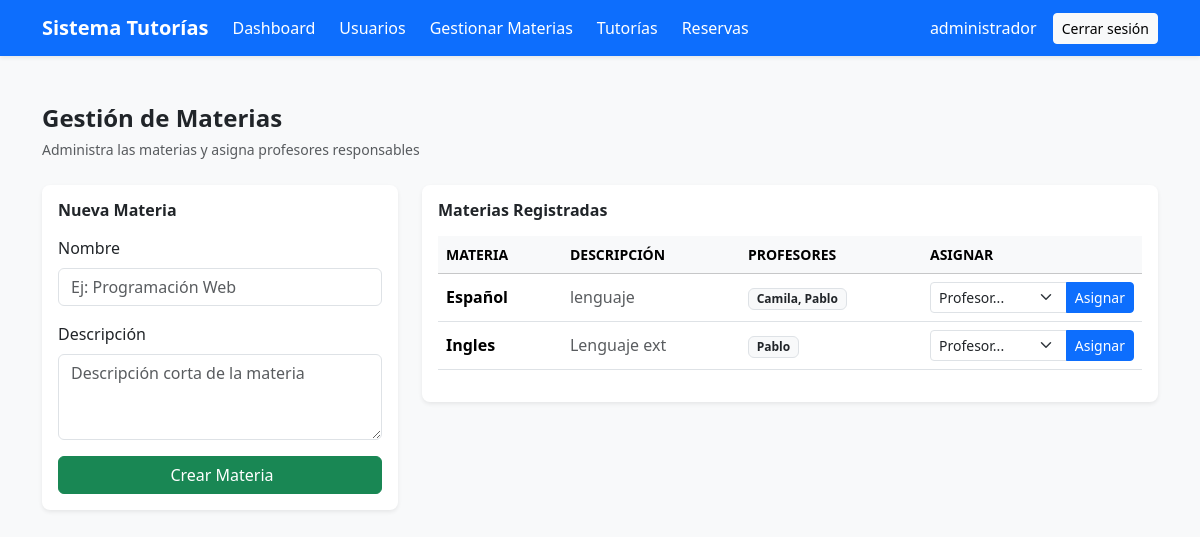
Page /sistema_tutorias/views/materias/gestionar_materia.php (signed in) on the committed database.
### tables this page shows
CREATE TABLE `tb_materias` (
  `id_materia` int(11) NOT NULL,
  `nombre` varchar(100) NOT NULL,
  `descripcion` varchar(255) DEFAULT NULL,
  `estado` tinyint(1) DEFAULT 1
);

### sistema_tutorias/views/materias/gestionar_materia.php (the view, shortened to what this page needs)
<?php
require_once "../../config/conexion.php";
$materias = $conexion->query("
SELECT
m.id_materia,
m.nombre AS materia,
m.descripcion,
GROUP_CONCAT(u.nombre SEPARATOR ', ') AS profesores
FROM tb_materias m
LEFT JOIN tb_profesor_materia pm
    ON m.id_materia = pm.id_materia
LEFT JOIN tb_usuarios u
    ON pm.id_profesor = u.id_usuario
GROUP BY m.id_materia
");
?><?php include "../../includes/header.php"; ?>
<?php include "../../includes/navbar.php"; ?>
<div class="container py-5">
<div class="mb-4">
    <h4 class="fw-semibold mb-1">Gestión de Materias</h4>
    <small class="text-muted">Administra las materias y asigna profesores responsables</small>
</div>
<div class="row g-4">
<div class="col-lg-4">
<div class="card shadow-sm border-0 rounded-3">
<div class="card-body">
<h6 class="fw-semibold mb-3">
Nueva Materia
</h6>
<form method="POST" action="../../controllers/MateriaController.php?accion=crear">
<div class="mb-3">
<label class="form-label">Nombre</label>
<input
type="text"
name="nombre"
class="form-control"
placeholder="Ej: Programación Web"
required>
</div>
<div class="mb-3">
<label class="form-label">Descripción</label>
<textarea
name="descripcion"
class="form-control"
rows="3"
placeholder="Descripción corta de la materia"></textarea>
</div>
<button class="btn btn-success w-100">
Crear Materia
</button>
</form>
</div>
</div>
</div>
<div class="col-lg-8">
<div class="card shadow-sm border-0 rounded-3">
<div class="card-body">
<h6 class="fw-semibold mb-3">
Materias Registradas
</h6>
<div class="table-responsive">
<table class="table table-hover align-middle">
<thead class="table-light">
<tr class="small text-uppercase">
<th>Materia</th>
<th>Descripción</th>
<th>Profesores</th>
<th style="width:220px;">Asignar</th>
</tr>
</thead>
<tbody>
<?php while($m = $materias->fetch_assoc()): ?>
<tr>
<td class="fw-semibold">
<?php echo htmlspecialchars($m['materia']); ?>
</td>
<td class="text-muted">
<?php echo htmlspecialchars($m['descripcion']); ?>
</td>
<td>
<?php if($m['profesores']): ?>
<span class="badge bg-light text-dark border">
<?php echo htmlspecialchars($m['profesores']); ?>
</span>
<?php else: ?>
<span class="text-muted small">
Sin profesores asignados
</span>
<?php endif; ?>
</td>
<td>
<form method="POST" action="../../controllers/MateriaController.php?accion=asignar">
<div class="input-group input-group-sm">
<select name="id_profesor" class="form-select" required>
<option value="">Profesor...</option>
</select>
<button class="btn btn-primary">
Asignar
</button>
</div>
</form>
</td>
</tr>
<?php endwhile; ?>
</tbody>
</table>
</div>
</div>
</div>
</div>
</div>
</div>
<?php include "../../includes/footer.php"; ?>

### rows in the picture
tb_materias: nombre "Español", descripcion "lenguaje", profesores "Camila, Pablo"
tb_materias: nombre "Ingles", descripcion "Lenguaje ext", profesores "Pablo"

### other values in the picture
$nombre "administrador"
